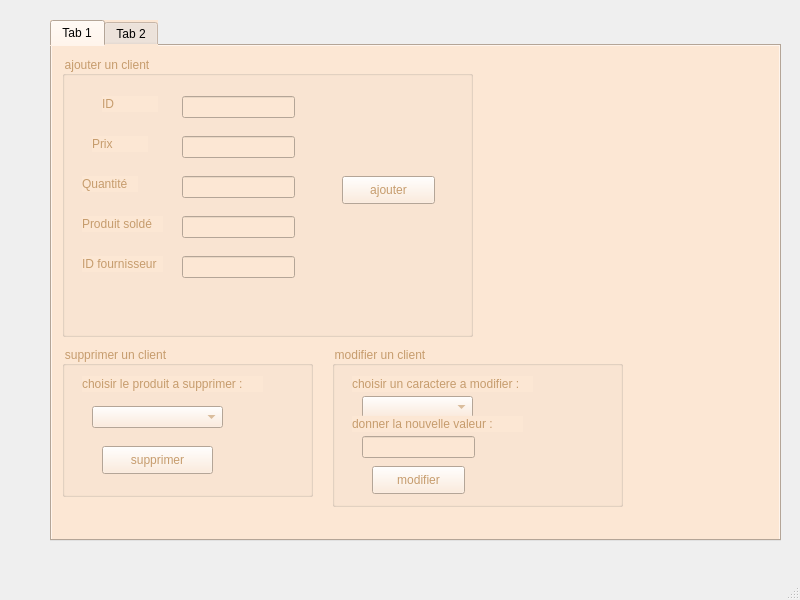
<?xml version="1.0" encoding="UTF-8"?>
<ui version="4.0">
 <class>MainWindow</class>
 <widget class="QMainWindow" name="MainWindow">
  <property name="geometry">
   <rect>
    <x>0</x>
    <y>0</y>
    <width>800</width>
    <height>600</height>
   </rect>
  </property>
  <property name="windowTitle">
   <string>MainWindow</string>
  </property>
  <widget class="QWidget" name="centralwidget">
   <widget class="QTabWidget" name="tabWidget">
    <property name="geometry">
     <rect>
      <x>50</x>
      <y>20</y>
      <width>731</width>
      <height>521</height>
     </rect>
    </property>
    <property name="styleSheet">
     <string notr="true">background-color: rgb(252, 231, 212);</string>
    </property>
    <property name="currentIndex">
     <number>0</number>
    </property>
    <widget class="QWidget" name="tab">
     <attribute name="title">
      <string>Tab 1</string>
     </attribute>
     <widget class="QGroupBox" name="groupBox">
      <property name="geometry">
       <rect>
        <x>10</x>
        <y>10</y>
        <width>411</width>
        <height>281</height>
       </rect>
      </property>
      <property name="styleSheet">
       <string notr="true">color: rgb(198, 156, 109);
border-color: rgb(117, 76, 36);</string>
      </property>
      <property name="title">
       <string>ajouter un client</string>
      </property>
      <widget class="QLabel" name="label_2">
       <property name="geometry">
        <rect>
         <x>40</x>
         <y>40</y>
         <width>56</width>
         <height>16</height>
        </rect>
       </property>
       <property name="text">
        <string>ID </string>
       </property>
      </widget>
      <widget class="QLineEdit" name="lineEdit">
       <property name="geometry">
        <rect>
         <x>120</x>
         <y>40</y>
         <width>113</width>
         <height>22</height>
        </rect>
       </property>
      </widget>
      <widget class="QLabel" name="label_3">
       <property name="geometry">
        <rect>
         <x>30</x>
         <y>80</y>
         <width>56</width>
         <height>16</height>
        </rect>
       </property>
       <property name="text">
        <string>Prix</string>
       </property>
      </widget>
      <widget class="QLineEdit" name="lineEdit_2">
       <property name="geometry">
        <rect>
         <x>120</x>
         <y>80</y>
         <width>113</width>
         <height>22</height>
        </rect>
       </property>
      </widget>
      <widget class="QLabel" name="label_4">
       <property name="geometry">
        <rect>
         <x>20</x>
         <y>120</y>
         <width>56</width>
         <height>16</height>
        </rect>
       </property>
       <property name="text">
        <string>Quantité</string>
       </property>
      </widget>
      <widget class="QLineEdit" name="lineEdit_3">
       <property name="geometry">
        <rect>
         <x>120</x>
         <y>120</y>
         <width>113</width>
         <height>22</height>
        </rect>
       </property>
      </widget>
      <widget class="QLabel" name="label_5">
       <property name="geometry">
        <rect>
         <x>20</x>
         <y>160</y>
         <width>81</width>
         <height>16</height>
        </rect>
       </property>
       <property name="text">
        <string>Produit soldé</string>
       </property>
      </widget>
      <widget class="QLineEdit" name="lineEdit_4">
       <property name="geometry">
        <rect>
         <x>120</x>
         <y>160</y>
         <width>113</width>
         <height>22</height>
        </rect>
       </property>
      </widget>
      <widget class="QLabel" name="label_6">
       <property name="geometry">
        <rect>
         <x>20</x>
         <y>200</y>
         <width>81</width>
         <height>16</height>
        </rect>
       </property>
       <property name="text">
        <string>ID fournisseur</string>
       </property>
      </widget>
      <widget class="QLineEdit" name="lineEdit_5">
       <property name="geometry">
        <rect>
         <x>120</x>
         <y>200</y>
         <width>113</width>
         <height>22</height>
        </rect>
       </property>
      </widget>
      <widget class="QPushButton" name="pushButton">
       <property name="geometry">
        <rect>
         <x>280</x>
         <y>120</y>
         <width>93</width>
         <height>28</height>
        </rect>
       </property>
       <property name="text">
        <string>ajouter</string>
       </property>
      </widget>
     </widget>
     <widget class="QGroupBox" name="groupBox_2">
      <property name="geometry">
       <rect>
        <x>10</x>
        <y>300</y>
        <width>251</width>
        <height>151</height>
       </rect>
      </property>
      <property name="styleSheet">
       <string notr="true">color: rgb(198, 156, 109);</string>
      </property>
      <property name="title">
       <string>supprimer un client</string>
      </property>
      <widget class="QLabel" name="label">
       <property name="geometry">
        <rect>
         <x>20</x>
         <y>30</y>
         <width>181</width>
         <height>16</height>
        </rect>
       </property>
       <property name="text">
        <string>choisir le produit a supprimer :</string>
       </property>
      </widget>
      <widget class="QPushButton" name="pushButton_4">
       <property name="geometry">
        <rect>
         <x>40</x>
         <y>100</y>
         <width>111</width>
         <height>28</height>
        </rect>
       </property>
       <property name="text">
        <string>supprimer</string>
       </property>
      </widget>
      <widget class="QComboBox" name="comboBox">
       <property name="geometry">
        <rect>
         <x>30</x>
         <y>60</y>
         <width>131</width>
         <height>22</height>
        </rect>
       </property>
      </widget>
     </widget>
     <widget class="QGroupBox" name="groupBox_3">
      <property name="geometry">
       <rect>
        <x>280</x>
        <y>300</y>
        <width>291</width>
        <height>161</height>
       </rect>
      </property>
      <property name="styleSheet">
       <string notr="true">color: rgb(198, 156, 109);</string>
      </property>
      <property name="title">
       <string>modifier un client</string>
      </property>
      <widget class="QLabel" name="label_12">
       <property name="geometry">
        <rect>
         <x>20</x>
         <y>30</y>
         <width>181</width>
         <height>16</height>
        </rect>
       </property>
       <property name="text">
        <string>choisir un caractere a modifier :</string>
       </property>
      </widget>
      <widget class="QComboBox" name="comboBox_2">
       <property name="geometry">
        <rect>
         <x>30</x>
         <y>50</y>
         <width>111</width>
         <height>22</height>
        </rect>
       </property>
      </widget>
      <widget class="QLabel" name="label_13">
       <property name="geometry">
        <rect>
         <x>20</x>
         <y>70</y>
         <width>171</width>
         <height>16</height>
        </rect>
       </property>
       <property name="text">
        <string>donner la nouvelle valeur :</string>
       </property>
      </widget>
      <widget class="QLineEdit" name="lineEdit_11">
       <property name="geometry">
        <rect>
         <x>30</x>
         <y>90</y>
         <width>113</width>
         <height>22</height>
        </rect>
       </property>
      </widget>
      <widget class="QPushButton" name="pushButton_3">
       <property name="geometry">
        <rect>
         <x>40</x>
         <y>120</y>
         <width>93</width>
         <height>28</height>
        </rect>
       </property>
       <property name="text">
        <string>modifier</string>
       </property>
      </widget>
     </widget>
    </widget>
    <widget class="QWidget" name="tab_2">
     <attribute name="title">
      <string>Tab 2</string>
     </attribute>
    </widget>
   </widget>
  </widget>
  <widget class="QMenuBar" name="menubar">
   <property name="geometry">
    <rect>
     <x>0</x>
     <y>0</y>
     <width>800</width>
     <height>26</height>
    </rect>
   </property>
  </widget>
  <widget class="QStatusBar" name="statusbar"/>
 </widget>
 <resources/>
 <connections/>
</ui>
